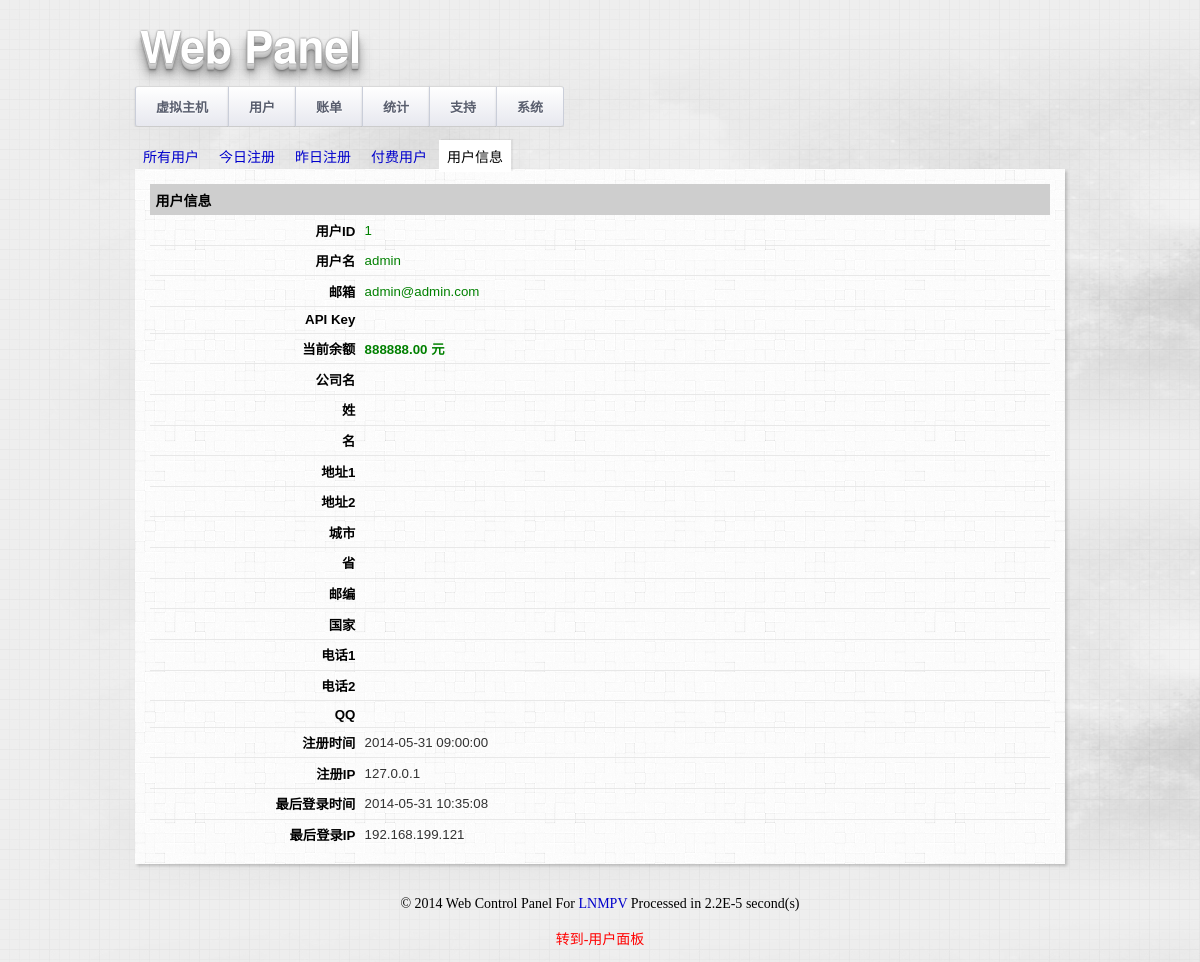
Screenshot of /admin_user_info.php?userid=1 (signed in) with the database file from the repository.
### tables this page shows
CREATE TABLE IF NOT EXISTS `users` (
`ID` int(11) NOT NULL,
  `username` varchar(255) NOT NULL,
  `password` varchar(255) NOT NULL,
  `email` varchar(255) NOT NULL,
  `api_key` varchar(255) DEFAULT NULL,
  `locked` int(1) NOT NULL DEFAULT '0'
);

CREATE TABLE IF NOT EXISTS `users_extension` (
  `UserID` int(11) NOT NULL,
  `credit` double NOT NULL,
  `companyname` varchar(255) DEFAULT NULL,
  `email` varchar(255) DEFAULT NULL,
  `firstname` varchar(255) DEFAULT NULL,
  `lastname` varchar(255) DEFAULT NULL,
  `address1` varchar(255) DEFAULT NULL,
  `address2` varchar(255) DEFAULT NULL,
  `city` varchar(255) DEFAULT NULL,
  `state` varchar(255) DEFAULT NULL,
  `zip` varchar(255) DEFAULT NULL,
  `country` varchar(255) DEFAULT NULL,
  `phone1` varchar(255) DEFAULT NULL,
  `phone2` varchar(255) DEFAULT NULL,
  `qq` varchar(255) DEFAULT NULL,
  `regdate` datetime DEFAULT NULL,
  `regip` varchar(255) DEFAULT NULL,
  `lastlogindate` datetime DEFAULT NULL,
  `lastloginip` varchar(255) DEFAULT NULL
);

### function.php (called while the page is built, shortened)
<?php
function money($n){
	return sprintf ("%01.2f", is_numeric($n)?$n:0);
}

### admin_user_info.php (the view, shortened to what this page needs)
<?php
@include_once("header.php");
@include_once("function.php");
$userid = empty($_GET['userid'])?@$_POST['userid']:@$_GET['userid'];
$result_users = mysql_query("select * FROM users WHERE ID=" . $userid);
$row_user = mysql_fetch_array($result_users);
$row_user_extension = mysql_fetch_array(mysql_query("select * FROM users_extension WHERE UserID=" . $row_user['ID']));
?>
<div id="page">
<form name="config_save" id="config_save" action="" method="post" onsubmit="document.getElementById('confirmed').disabled = true;">
<table class="list">
	<tr>
		<th colspan="3">用户信息</th>
	</tr>
	<tr class="list_entry">
		<td class="table_form_header">用户ID</td>
		<td><span style="color: green"><?php echo $row_user['ID']; ?></span><br /></td>
		<td class="hint"></td>
	</tr>
	<tr class="list_entry">
		<td class="table_form_header">用户名</td>
		<td><span style="color: green"><?php echo $row_user['username']; ?></span><br /></td>
		<td class="hint"></td>
	</tr>
	<tr class="list_entry">
		<td class="table_form_header">邮箱</td>
		<td><span style="color: green"><?php echo $row_user['email']; ?></span><br /></td>
		<td class="hint"></td>
	</tr>
	<tr class="list_entry">
		<td class="table_form_header">API Key</td>
		<td><span style="color: green"><?php echo $row_user['api_key']; ?></span><br /></td>
		<td class="hint"></td>
	</tr>
	<tr class="list_entry">
		<td class="table_form_header">当前余额</td>
		<td><a href="admin_user_balance.php?userid=<?php echo $row_user_extension['UserID']; ?>"><span style="color: green; font-weight: bold"><?php echo money($row_user_extension['credit']); ?> 元</span></a><br /></td>
		<td class="hint"></td>
	</tr>
	<tr class="list_entry">
		<td class="table_form_header">公司名</td>
		<td><?php echo ($row_user_extension['companyname']); ?> <br /></td>
		<td class="hint"></td>
	</tr>
	<tr class="list_entry">
		<td class="table_form_header">姓</td>
		<td><?php echo ($row_user_extension['firstname']); ?> <br /></td>
		<td class="hint"></td>
	</tr>
	<tr class="list_entry">
		<td class="table_form_header">名</td>
		<td><?php echo ($row_user_extension['lastname']); ?> <br /></td>
		<td class="hint"></td>
	</tr>
	<tr class="list_entry">
		<td class="table_form_header">地址1</td>
		<td><?php echo ($row_user_extension['address1']); ?> <br /></td>
		<td class="hint"></td>
	</tr>
	<tr class="list_entry">
		<td class="table_form_header">地址2</td>
		<td><?php echo ($row_user_extension['address2']); ?> <br /></td>
		<td class="hint"></td>
	</tr>
	<tr class="list_entry">
		<td class="table_form_header">城市</td>
		<td><?php echo ($row_user_extension['city']); ?> <br /></td>
		<td class="hint"></td>
	</tr>
	<tr class="list_entry">
		<td class="table_form_header">省</td>
		<td><?php echo ($row_user_extension['state']); ?> <br /></td>
		<td class="hint"></td>
	</tr>
	<tr class="list_entry">
		<td class="table_form_header">邮编</td>
		<td><?php echo ($row_user_extension['zip']); ?> <br /></td>
		<td class="hint"></td>
	</tr>
	<tr class="list_entry">
		<td class="table_form_header">国家</td>
		<td><?php echo ($row_user_extension['country']); ?> <br /></td>
		<td class="hint"></td>
	</tr>
	<tr class="list_entry">
		<td class="table_form_header">电话1</td>
		<td><?php echo ($row_user_extension['phone1']); ?> <br /></td>
		<td class="hint"></td>
	</tr>
	<tr class="list_entry">
		<td class="table_form_header">电话2</td>
		<td><?php echo ($row_user_extension['phone2']); ?> <br /></td>
		<td class="hint"></td>
	</tr>
	<tr class="list_entry">
		<td class="table_form_header">QQ</td>
		<td><?php echo ($row_user_extension['qq']); ?> <br /></td>
		<td class="hint"></td>
	</tr>
	<tr class="list_entry">
		<td class="table_form_header">注册时间</td>
		<td><?php echo ($row_user_extension['regdate']); ?> <br /></td>
		<td class="hint"></td>
	</tr>
	<tr class="list_entry">
		<td class="table_form_header">注册IP</td>
		<td><?php echo ($row_user_extension['regip']); ?> <br /></td>
		<td class="hint"></td>
	</tr>
	<tr class="list_entry">
		<td class="table_form_header">最后登录时间</td>
		<td><?php echo ($row_user_extension['lastlogindate']); ?> <br /></td>
		<td class="hint"></td>
	</tr>
	<tr class="list_entry">
		<td class="table_form_header">最后登录IP</td>
		<td><?php echo ($row_user_extension['lastloginip']); ?> <br /></td>
		<td class="hint"></td>
	</tr>
</table>
</div>
<?php @include_once("footer.php") ?>

### css/manager.css (style rules this page uses)
@media screen and (-webkit-min-device-pixel-ratio:0) { #page { background-color:RED; } }
body { background:url(../images/container-background.jpg); color:#000; margin:0px; text-align:center; }
a { text-decoration:none; }
a:link { color:#0000CC; }
#page { background:url(../images/light_wool.png); text-align:left; margin:0px auto; padding:15px 15px 15px 15px; width:900px; font-family:arial,helvetica,sans-serif; font-size:15px; box-shadow:2px 2px 3px rgba(0, 0, 0, 0.2); -moz-box-shadow:2px 2px 3px rgba(0, 0, 0, 0.2); -khtml-box-shadow:2px 2px 3px rgba(0, 0, 0, 0.2); -webkit-box-shadow:2px 2px 3px rgba(0, 0, 0, 0.2); }
.list { width:100%; border-spacing:5px; border-collapse:collapse; color:#333; font-size:14px; }
.list th { background-color: #CECECE; text-align:left; color:black; padding:0.4em 0.3em 0.4em 0.4em; font-weight:700; font-size:14px; }
.list td { padding:0.4em 0.3em 0.4em 0.4em; }
.list_entry { border-bottom:1px solid #e8e8e8; font-size:13.3px; }
.list_entry:last-child, .list_entry_alt:last-child { border-bottom:0px; }
.table_form_header { width:200px; color:#000; font-weight:bold; text-align:right; }
.hint { font-size:12px; color:#777; }

### rows the page displays
users: ID "1", username "admin", email "admin@admin.com"
users_extension: credit "888888.00", regdate "2014-05-31 09:00:00", regip "127.0.0.1", lastlogindate "2014-05-31 10:35:08", lastloginip "192.168.199.121"

### other values shown
$PanelName "Web"
$PanelSubName "Panel"
$lang['vhosts'] "虚拟主机"
$lang['users'] "用户"
$lang['billing'] "账单"
$lang['statistics'] "统计"
$lang['support'] "支持"
get_microtime()-$page_start_time "2.2E-5"
$lang['user_panel'] "用户面板"
